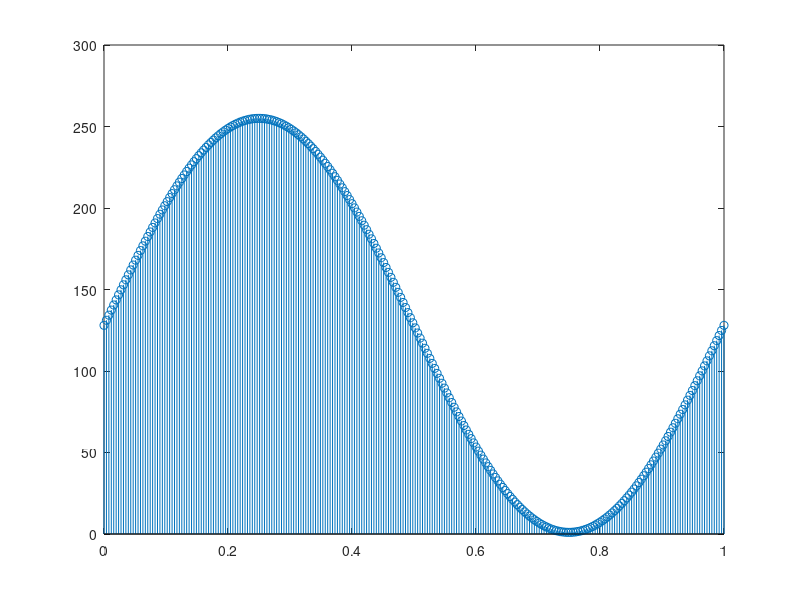

The MATLAB source for this figure: (Note: this script raises an error after producing the figure.)
f = 1;
t = 0: 1/255: 1;
y = (127*sin(2*pi*f*t)) + 128;
%plot(t,y);
stem(t,y);
data = round(y);
writematrix(data,"sin.csv",'Delimiter',",");




